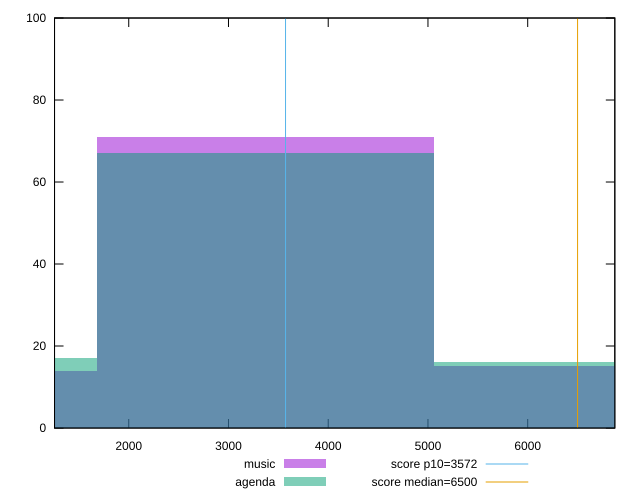

gnuplot code for this plot:
reset

$music <<EOF
3371.762143894008 71
6743.524287788016 15
0 14
EOF

$agenda <<EOF
3371.762143894008 67
0 17
6743.524287788016 16
EOF

set key outside below
set boxwidth 3371.762143894008
set xrange [1255.937:6873.472]
set yrange [0:100]
set trange [0:100]
set style fill transparent solid 0.5 noborder

set parametric
set terminal svg size 640, 500 enhanced background rgb 'white'
set output "reports/report_00027_2021-02-24T12-40-31.850Z/first-cpu-idle/comparison/histogram/0_vs_1.svg"

plot $music title "music" with boxes, \
     $agenda title "agenda" with boxes, \
     3572,t title "score p10=3572", \
     6500,t title "score median=6500"

reset
